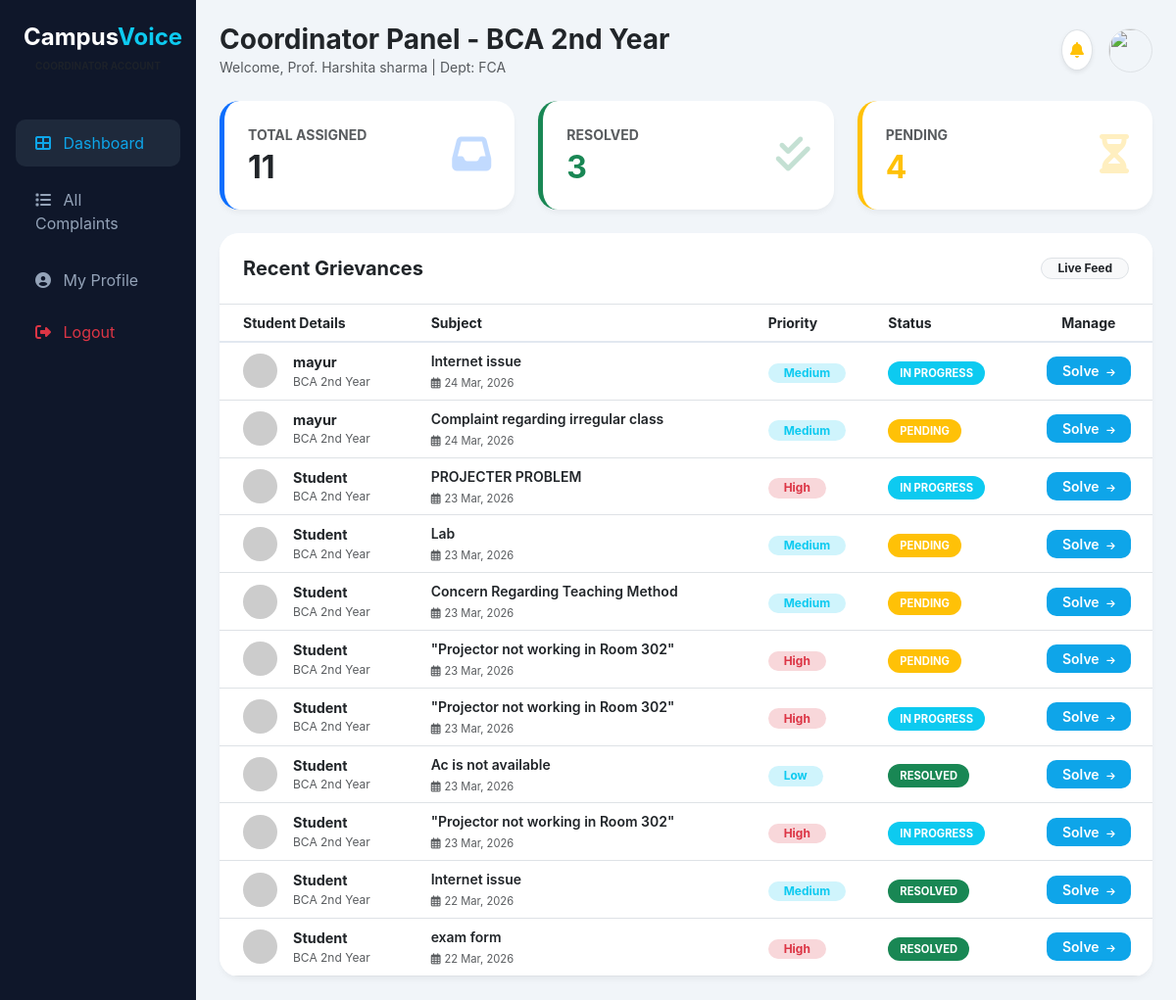
Screenshot of /faculty/faculty-dashboard.php (signed in) with the database file from the repository.
### tables this page shows
CREATE TABLE `faculty` (
  `id` int NOT NULL AUTO_INCREMENT,
  `name` varchar(255) NOT NULL,
  `email` varchar(100) DEFAULT NULL,
  `password` varchar(255) DEFAULT NULL,
  `designation` varchar(255) NOT NULL,
  `department` varchar(100) DEFAULT NULL,
  `assigned_class` varchar(50) DEFAULT NULL,
  `image` varchar(255) DEFAULT 'default_user.png',
  `icon_class` varchar(100) DEFAULT 'fa-user',
  `icon_color` varchar(50) DEFAULT 'text-primary',
  `role` varchar(50) DEFAULT NULL,
  PRIMARY KEY (`id`)
);

CREATE TABLE `complaints` (
  `id` int NOT NULL AUTO_INCREMENT,
  `student_id` int DEFAULT NULL,
  `student_name` varchar(100) DEFAULT NULL,
  `token` varchar(50) DEFAULT NULL,
  `department` varchar(50) DEFAULT NULL,
  `class` varchar(50) DEFAULT NULL,
  `subject` varchar(255) DEFAULT NULL,
  `category` varchar(255) DEFAULT NULL,
  `description` text,
  `faculty_remarks` text,
  `priority` enum('Low','Medium','High') DEFAULT 'Medium',
  `assigned_to` int DEFAULT NULL,
  `status` enum('Pending','In Progress','Resolved') DEFAULT 'Pending',
  `created_at` timestamp NULL DEFAULT CURRENT_TIMESTAMP,
  `is_anonymous` tinyint(1) DEFAULT '0',
  PRIMARY KEY (`id`)
);

### faculty/faculty-dashboard.php (the view, shortened to what this page needs)
<?php
include("../database/db.php");
$f_id = $_SESSION['faculty_id'];
$user_check = mysqli_query($conn, "SELECT name, role, department, assigned_class FROM faculty WHERE id = '$f_id'");
$user_data  = mysqli_fetch_assoc($user_check);
$f_name  = $user_data['name'];
$f_role  = $user_data['role'];
$f_dept  = $user_data['department'];
$f_class = $user_data['assigned_class'];
$where_clause = "";
if ($f_role == 'HOD') {
    $where_clause = "WHERE department = '$f_dept'";
    $display_title = "HOD Dashboard - $f_dept Dept";
} elseif ($f_role == 'Coordinator') {
    $where_clause = "WHERE department = '$f_dept' AND class = '$f_class'";
    $display_title = "Coordinator Panel - $f_class";
} else {
    $where_clause = "WHERE (department = '$f_dept' AND status='Pending') OR assigned_to = '$f_id'";
    $display_title = "Faculty Portal";
}
$query = "SELECT * FROM complaints $where_clause ORDER BY created_at DESC";
$result = mysqli_query($conn, $query);
$total_complaints = mysqli_num_rows($result);
$resolved_count   = mysqli_num_rows(mysqli_query($conn, "SELECT id FROM complaints $where_clause AND status='Resolved'"));
$pending_count    = mysqli_num_rows(mysqli_query($conn, "SELECT id FROM complaints $where_clause AND status='Pending'"));
?>
<!DOCTYPE html>
<html lang="en">
<head>
    <link href="https://cdn.jsdelivr.net/npm/bootstrap@5.3.0/dist/css/bootstrap.min.css" rel="stylesheet">
    <link rel="stylesheet" href="https://cdnjs.cloudflare.com/ajax/libs/font-awesome/6.4.0/css/all.min.css">
</head>
<body>
<div class="container-fluid">
    <div class="row">
        <div class="col-md-2 sidebar d-none d-md-block p-0">
            <div class="p-4 text-center">
                <h4 class="fw-bold text-white mb-0">Campus<span class="text-info">Voice</span></h4>
                <small class="text-muted text-uppercase fw-bold" style="font-size: 10px;"><?php echo $f_role; ?> Account</small>
            </div>
            <nav class="nav flex-column px-3 mt-3">
                <a class="nav-link active" href="#"><i class="fas fa-th-large me-2"></i> Dashboard</a>
                <a class="nav-link" href="all-complaint.php"><i class="fas fa-list me-2"></i> All Complaints</a>
                <a class="nav-link" href="faculty-profile.php"><i class="fas fa-user-circle me-2"></i> My Profile</a>
                <a class="nav-link text-danger mt-auto mb-4" href="logout.php"><i class="fas fa-sign-out-alt me-2"></i> Logout</a>
            </nav>
        </div>
        <div class="col-md-10 p-4">
            <div class="d-flex justify-content-between align-items-center mb-4">
                <div>
                    <h3 class="fw-bold mb-0 text-dark"><?php echo $display_title; ?></h3>
                    <p class="text-muted mb-0 small">Welcome, Prof. <?php echo $f_name; ?> | Dept: <?php echo $f_dept; ?></p>
                </div>
                <div class="d-flex align-items-center gap-3">
                    <div class="bg-white p-2 rounded-circle shadow-sm border"><i class="fas fa-bell text-warning"></i></div>
                    <img src="../images/<?php echo $_SESSION['image']; ?>" class="rounded-circle border" width="45" height="45">
                </div>
            </div>
            <div class="row g-4 mb-4">
                <div class="col-md-4">
                    <div class="glass-card p-4 border-start border-primary border-5">
                        <div class="d-flex justify-content-between align-items-center">
                            <div><p class="text-muted mb-1 small fw-bold">TOTAL ASSIGNED</p><h2 class="fw-bold mb-0"><?php echo $total_complaints; ?></h2></div>
                            <div class="fs-1 text-primary opacity-25"><i class="fas fa-inbox"></i></div>
                        </div>
                    </div>
                </div>
                <div class="col-md-4">
                    <div class="glass-card p-4 border-start border-success border-5">
                        <div class="d-flex justify-content-between align-items-center">
                            <div><p class="text-muted mb-1 small fw-bold">RESOLVED</p><h2 class="fw-bold text-success mb-0"><?php echo $resolved_count; ?></h2></div>
                            <div class="fs-1 text-success opacity-25"><i class="fas fa-check-double"></i></div>
                        </div>
                    </div>
                </div>
                <div class="col-md-4">
                    <div class="glass-card p-4 border-start border-warning border-5">
                        <div class="d-flex justify-content-between align-items-center">
                            <div><p class="text-muted mb-1 small fw-bold">PENDING</p><h2 class="fw-bold text-warning mb-0"><?php echo $pending_count; ?></h2></div>
                            <div class="fs-1 text-warning opacity-25"><i class="fas fa-hourglass-half"></i></div>
                        </div>
                    </div>
                </div>
            </div>
            <div class="glass-card overflow-hidden">
                <div class="p-4 border-bottom d-flex justify-content-between align-items-center bg-white">
                    <h5 class="fw-bold mb-0">Recent Grievances</h5>
                    <span class="badge bg-light text-dark border rounded-pill px-3">Live Feed</span>
                </div>
                <div class="table-responsive">
                    <table class="table table-hover align-middle mb-0">
                        <thead>
                            <tr class="text-muted small uppercase">
                                <th class="ps-4">Student Details</th>
                                <th>Subject</th>
                                <th>Priority</th>
                                <th>Status</th>
                                <th class="text-center">Manage</th>
                            </tr>
                        </thead>
                        <tbody>
                            <?php if(mysqli_num_rows($result) > 0) {
                                while($row = mysqli_fetch_assoc($result)) {
                                    $status_class = ($row['status'] == 'Resolved') ? 'bg-success' : (($row['status'] == 'In Progress') ? 'bg-info' : 'bg-warning');
                            ?>
                            <tr>
                                <td class="ps-4">
                                    <div class="d-flex align-items-center">
                                        <img src="https://ui-avatars.com/api/?name=<?php echo urlencode($row['student_name']); ?>&background=random" class="rounded-circle me-3" width="35">
                                        <div>
                                            <div class="fw-bold text-dark" style="font-size: 0.9rem;"><?php echo $row['student_name']; ?></div>
                                            <div class="text-muted" style="font-size: 0.75rem;"><?php echo $row['class']; ?></div>
                                        </div>
                                    </div>
                                </td>
                                <td>
                                    <div class="text-dark fw-semibold small mb-1"><?php echo $row['subject']; ?></div>
                                    <div class="text-muted" style="font-size: 0.7rem;"><i class="far fa-calendar-alt me-1"></i><?php echo date('d M, Y', strtotime($row['created_at'])); ?></div>
                                </td>
                                <td>
                                    <span class="badge bg-<?php echo ($row['priority']=='High')?'danger':'info'; ?>-subtle text-<?php echo ($row['priority']=='High')?'danger':'info'; ?> rounded-pill px-3">
                                        <?php echo $row['priority']; ?>
                                    </span>
                                </td>
                                <td>
                                    <span class="status-pill <?php echo $status_class; ?> text-white"><?php echo $row['status']; ?></span>
                                </td>
                                <td class="text-center">
                                    <a href="view-complaints.php?id=<?php echo $row['id']; ?>" class="btn btn-sm btn-solve px-3">
                                        Solve <i class="fas fa-arrow-right ms-1" style="font-size: 0.6rem;"></i>
                                    </a>
                                </td>
                            </tr>
                            <?php } } ?>
                        </tbody>
                    </table>
                </div>
            </div>
        </div>
    </div>
</div>
</body>
</html>

### faculty/faculty-dashboard.php (style rules this page uses)
:root { --sidebar-bg: #0f172a; --brand-blue: #0ea5e9; }
body { background-color: #f1f5f9; font-family: 'Inter', sans-serif; overflow-x: hidden; }
.sidebar { min-height: 100vh; background: var(--sidebar-bg); color: white; position: sticky; top: 0; }
.nav-link { color: #94a3b8; padding: 12px 20px; border-radius: 10px; margin: 5px 0; transition: 0.3s; }
.nav-link:hover, .nav-link.active { background: #1e293b; color: var(--brand-blue); }
.glass-card { background: white; border: none; border-radius: 20px; box-shadow: 0 4px 6px -1px rgba(0,0,0,0.05); transition: 0.3s; }
.status-pill { border-radius: 50px; padding: 5px 12px; font-size: 0.7rem; font-weight: 700; text-transform: uppercase; }
.btn-solve { background: var(--brand-blue); color: white; border-radius: 10px; font-weight: 600; border: none; }
.table thead { background: #f8fafc; border-bottom: 2px solid #e2e8f0; }

### rows the page displays
faculty: assigned_class "Coordinator Panel - BCA 2nd Year", name "Harshita sharma", department "FCA"
complaints: student_name "mayur", class "BCA 2nd Year", subject "Internet issue", created_at "24 Mar, 2026", priority "Medium", status "IN PROGRESS"
complaints: student_name "mayur", class "BCA 2nd Year", subject "Complaint regarding irregular class", created_at "24 Mar, 2026", priority "Medium", status "PENDING"
complaints: student_name "Student", class "BCA 2nd Year", subject "PROJECTER PROBLEM", created_at "23 Mar, 2026", priority "High", status "IN PROGRESS"
complaints: student_name "Student", class "BCA 2nd Year", subject "Lab", created_at "23 Mar, 2026", priority "Medium", status "PENDING"
complaints: student_name "Student", class "BCA 2nd Year", subject "Concern Regarding Teaching Method", created_at "23 Mar, 2026", priority "Medium", status "PENDING"
complaints: student_name "Student", class "BCA 2nd Year", subject "\"Projector not working in Room 302\"", created_at "23 Mar, 2026", priority "High", status "PENDING"
complaints: student_name "Student", class "BCA 2nd Year", subject "\"Projector not working in Room 302\"", created_at "23 Mar, 2026", priority "High", status "IN PROGRESS"
complaints: student_name "Student", class "BCA 2nd Year", subject "Ac is not available", created_at "23 Mar, 2026", priority "Low", status "RESOLVED"
complaints: student_name "Student", class "BCA 2nd Year", subject "\"Projector not working in Room 302\"", created_at "23 Mar, 2026", priority "High", status "IN PROGRESS"
complaints: student_name "Student", class "BCA 2nd Year", subject "Internet issue", created_at "22 Mar, 2026", priority "Medium", status "RESOLVED"
complaints: student_name "Student", class "BCA 2nd Year", subject "exam form", created_at "22 Mar, 2026", priority "High", status "RESOLVED"

### other values shown
$total_complaints "11"
$resolved_count "3"
$pending_count "4"
